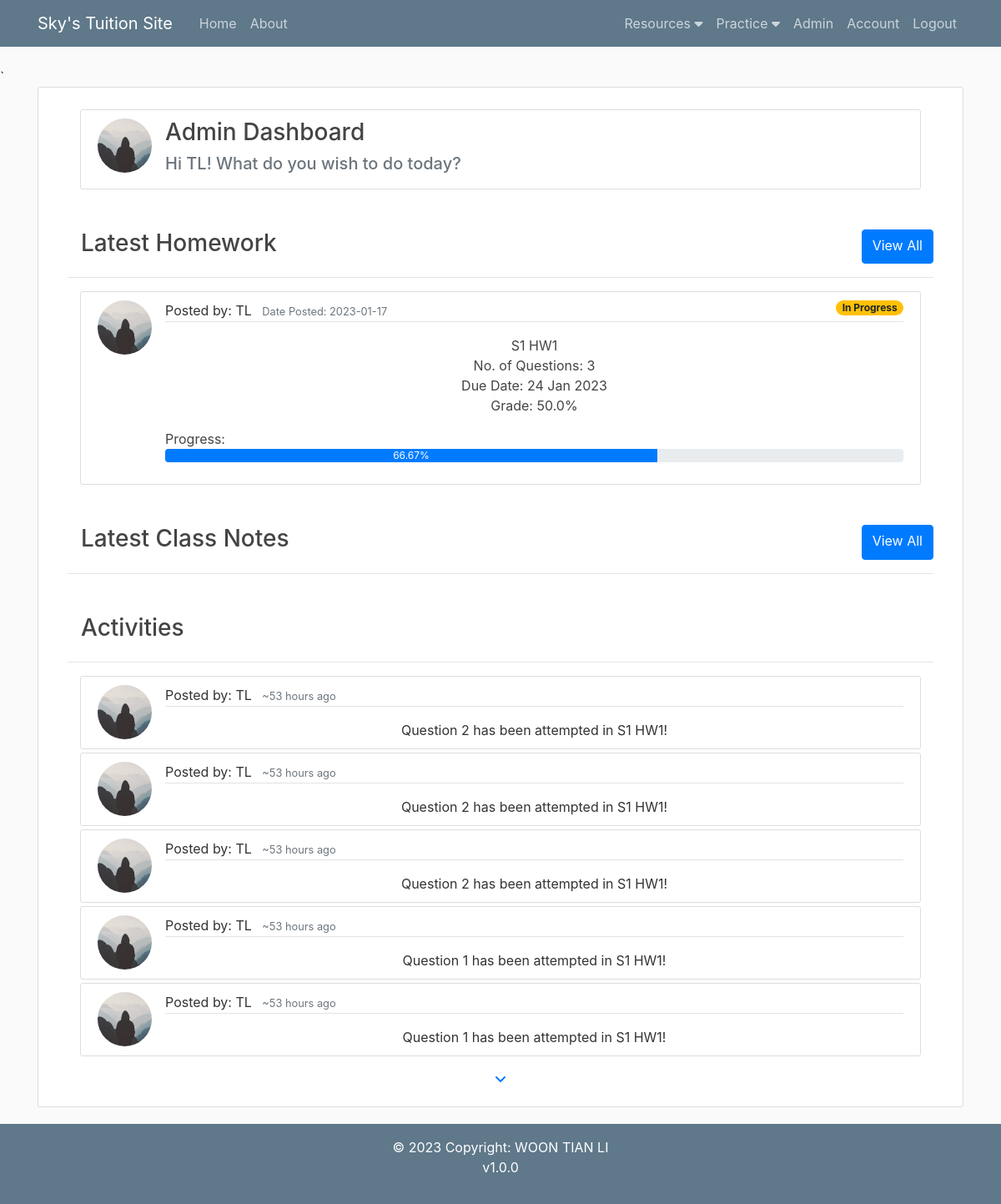
Screenshot of /home (signed in) with the database file from the repository.
### flaskblog/models.py (models this page shows, shortened)
class User(db.Model, UserMixin): #Creating user table in DB
    id = db.Column(db.Integer, primary_key = True) #ID defined as an integer and to be the primary key)
    username = db.Column(db.String(20), unique=True, nullable=False) #name to be a string, max 20 characters, must be unique, and required, cannot be null
    email = db.Column(db.String(120), unique=True, nullable=False)
    image_file = db.Column(db.String(20), nullable=False, default='default.jpg') #user image defaults to a default.jpg
    password = db.Column(db.String(60), nullable=False)
    account_type = db.Column(db.String(60), nullable=False)
    notes = db.relationship('Note', backref='author', lazy=True)
    homeworks = db.relationship('Homework', backref='author', lazy=True)
    activities = db.relationship('Activity', backref='author', lazy=True)
    changelogs = db.relationship('Changelog', backref='author', lazy=True)
    topics = db.Column(db.String(1000))
    topics_check = db.Column(db.String(1000))
    description1 = db.Column(db.String(1000))
    date1 = db.Column(db.Date)
    time1 = db.Column(db.Time)
    description2 = db.Column(db.String(1000))
    date2 = db.Column(db.Date)
    time2 = db.Column(db.Time)
    description3 = db.Column(db.String(1000))
    date3 = db.Column(db.Date)
    time3 = db.Column(db.Time)
    description4 = db.Column(db.String(1000))
    date4 = db.Column(db.Date)
    time4 = db.Column(db.Time)
    grade = db.Column(db.String(200))

class Homework(db.Model): #Creating homework table in DB
    id = db.Column(db.Integer, primary_key = True)
    title = db.Column(db.String(100), nullable=False)
    student_id = db.Column(db.Integer, nullable=False)
    deadline = db.Column(db.DateTime, nullable=False, default = datetime.now)
    date_posted = db.Column(db.DateTime, nullable=False, default = datetime.now)
    user_id = db.Column(db.Integer, db.ForeignKey('user.id'), nullable=False) #foreign key links to User table
    questions = db.relationship('Question', backref='hwk', lazy=True)
    workings = db.relationship('Working', backref='hwk', lazy=True)

class Activity(db.Model):
    id = db.Column(db.Integer, primary_key = True)
    description = db.Column(db.String(1000), nullable=False)
    student_id = db.Column(db.Integer, nullable=False)
    date_posted = db.Column(db.DateTime, nullable=False, default = datetime.now)
    user_id = db.Column(db.Integer, db.ForeignKey('user.id'), nullable=False) #foreign key links to User table

### flaskblog/main/routes.py (the view, shortened to what this page needs)
@main.route("/") #Routes are created bring our browers to different pages. "/" represents the root or home page
@main.route("/home") #Both routes bring to the same page
@login_required
def home():
    image_file = url_for('static', filename='profile_pics/' + current_user.image_file)
    if current_user.topics:
        topics = current_user.topics.split(',')
        checks = current_user.topics_check.split(',')
    else:
        topics = []
        checks = []
    if current_user.account_type == 'Admin':
        homework = Homework.query.order_by(Homework.date_posted.desc()).first()
        note = Note.query.order_by(Note.date_posted.desc()).first()
        activities = Activity.query.order_by(Activity.date_posted.desc()).all()
    if homework == None:
        homework = []
        id_arr = []
    else:
        id_arr = [homework.id]
    if note == None:
        note = []
    date_now = datetime.datetime.now()
    activities_date_arr=[]
    for activity in activities:
        activities_date_arr.append(round((date_now-activity.date_posted).total_seconds()/3600))
    pt_arr = []
    question_count_arr = []
    attempt_percentage_arr = []
    correct_percentage_arr = []
    for i in id_arr:
        question_count_arr.append(Question.query.filter_by(homework_id=i).count())
        pt_arr.append(Working.query.filter_by(homework_id=i, point=0).count())
        if Question.query.filter_by(homework_id=i).count() != 0:
            attempt_percentage_arr.append(round((Working.query.filter_by(homework_id=i).count()/Question.query.filter_by(homework_id=i).count())*100,2))
            total_parts = 0
            wrong_parts = 0
            for j in Question.query.filter_by(homework_id=i).all():
                temp = 0
                for k in j.qn_answer.split(';'):
                    if k != "":
                        total_parts += 1
                        temp += 1
                try:
                    (Working.query.filter_by(question_id=j.id).first()).point
                except:
                    wrong_parts += temp
            for j in Working.query.filter_by(homework_id=i).all():
                wrong_parts += j.point
            correct_percentage_arr.append(round(((total_parts-wrong_parts)/total_parts)*100,2))
        else:
            attempt_percentage_arr.append(0)
            correct_percentage_arr.append(0)
    df = pd.DataFrame({'id': id_arr, 'pt': pt_arr, 'count': question_count_arr, 'attempt_percentage': attempt_percentage_arr, 'correct_percentage': correct_percentage_arr})
    return render_template('home.html', image_file=image_file, homework=homework, note=note, activities=activities,
                           activities_date_arr=activities_date_arr,df=df, topics=topics, checks=checks)

### flaskblog/models.py (called while the page is built)
@login_manager.user_loader
def load_user(user_id):
    return User.query.get(int(user_id))

### flaskblog/templates/home.html (shortened to what this page needs)
{% extends "layout.html" %}
{% block content %}
    <div class="content-section text-center" style="min-height:50vh">
        <div class="container-fluid">
            <div class="row">
                <div class="col">
                    <div class="col w-100 my-3">
                        <article class="media content-section">
                            <img class="rounded-circle article-img" src="{{ url_for('static', filename='profile_pics/' + current_user.image_file) }}">
                            <div class="media-body">
                                <div class="text-left">
                                    <h3 class="">
                                        {% if current_user.account_type == 'Admin' %}
                                        Admin Dashboard
                                        {% else %}
                                        Student Dashboard
                                        {% endif %}
                                    </h3>
                                    <h5 class="align-self-center text-muted">Hi {{ current_user.username }}! What do you wish to do today?</h5>
                                </div>
                            </div>
                        </article>
                    </div>
                    <div class="d-flex justify-content-between mt-5">
                        <h3 class="text-left mx-3">Latest Homework</h3>
                        <a class="btn btn-primary" href="{{ url_for('homeworks.homework_all', student='ALL') }}">View All</a>
                    </div>
                    <hr>
                    {% if homework %}
                        <div class="col w-100 my-3">
                            <article class="media content-section">
                                <img class="rounded-circle article-img" src="{{ url_for('static', filename='profile_pics/' + homework.author.image_file) }}">
                                <div class="media-body">
                                    <div class="article-metadata text-left">
                                        <a class="mr-2">Posted by: {{ homework.author.username }}</a>
                                        <small class="text-muted">Date Posted: {{ homework.date_posted.strftime('%Y-%m-%d') }}</small>
                                        {% if df[df['id']==homework.id]['attempt_percentage'].tolist()[0] == 100 %}
                                            <medium><span class="badge badge-pill badge-success float-right">Completed </span></medium>
                                        {% elif df[df['id']==homework.id]['attempt_percentage'].tolist()[0] == 0 %}
                                            <medium><span class="badge badge-pill badge-danger float-right">New!</span></medium>
                                        {% else %}
                                            <medium><span class="badge badge-pill badge-warning float-right">In Progress </span></medium>
                                        {% endif %}
                                    </div>
                                    <a class="article-title" href="{{ url_for('homeworks.homework', homework_id=homework.id) }}">
                                        <div class="row mt-3">
                                            <div class="col-12">
                                                <ul class="list-unstyled">
                                                    <li class="text-center">{{ homework.title }}</li>
                                                    <li class="text-center">No. of Questions: {{ df[df['id']==homework.id]['count'].tolist()[0] }}</li>
                                                    <li class="text-center">Due Date: {{ homework.deadline.strftime("%d %b %Y") }}</li>
                                                    <li class="text-center">Grade: {{ df[df['id']==homework.id]['correct_percentage'].tolist()[0] }}%</li>
                                                    <li class="mt-3 mb-0 text-left">
                                                        <h7 class="text-left">Progress: </h7>
                                                        <div class="progress">
                                                            <div class="progress-bar" role="progressbar" aria-valuenow="75" aria-valuemin="0" aria-valuemax="100" style=
                                                            "width: {{ df[df['id']==homework.id]['attempt_percentage'].tolist()[0] }}%">{{ df[df['id']==homework.id]['attempt_percentage'].tolist()[0] }}%</div>
                                                        </div>
                                                    </li>
                                                </ul>
                                            </div>
                                        </div>
                                    </a>
                                </div>
                            </article>
                        </div>
                    {% endif %}
                    <div class="d-flex justify-content-between mt-5">
                        <h3 class="text-left mx-3">Latest Class Notes</h3>
                        <a class="btn btn-primary" href="{{ url_for('notes.notes_all', student='ALL') }}">View All</a>
                    </div>
                    <hr>
                    <div class="d-flex justify-content-between mt-5">
                        <h3 class="text-left mx-3">Activities</h3>
                    </div>
                    <hr>
                    {% if activities %}
                        <div class="col w-100">
                            {% for activity in activities[0:5] %}
                                <article class="media content-section my-1">
                                    <img class="rounded-circle article-img" src="{{ url_for('static', filename='profile_pics/' + activity.author.image_file) }}">
                                    <div class="media-body">
                                        <div class="article-metadata text-left">
                                            <a class="mr-2">Posted by: {{ activity.author.username }}</a>
                                            <small class="text-muted">~{{ activities_date_arr[loop.index-1] }} hours ago</small>
                                        </div>
                                        <div class="row mt-3">
                                            <div class="col-12">
                                                <div>{{ activity.description }}</div>
                                            </div>
                                        </div>
                                    </div>
                                </article>
                            {% endfor %}
                        </div>
                        <button class="btn btn-link my-1" type="button" data-toggle="collapse" data-target="#moreactivities" aria-expanded="false" aria-controls="collapseExample">
                            <i class="fa-solid fa-angle-down"></i></button>
                    {% endif %}
                </div>
            </div>
        </div>
    </div>
{% endblock content %}

### flaskblog/templates/layout.html (shortened to what this page needs)
<!DOCTYPE html>
<html>
<head>
    <link rel="stylesheet" href="https://maxcdn.bootstrapcdn.com/bootstrap/4.0.0/css/bootstrap.min.css">
    <link rel="stylesheet" type="text/css" href="{{ url_for('static', filename='main.css') }}">
    <link rel="stylesheet" href="https://use.fontawesome.com/releases/v5.8.1/css/all.css">
    <link rel="stylesheet" type="text/css" href="{{ url_for('static', filename='mathquill/mathquill.css') }}">`
</head>
<body onload="load_ans( '{{ temp_ans }}' )">
    <header class="site-header">
        <nav class="navbar navbar-expand-lg navbar-dark bg-steel fixed-top">
          <div class="container">
            <a class="navbar-brand mr-4" href="/">Sky's Tuition Site</a>
            <div class="collapse navbar-collapse" id="navbarToggle">
              <div class="navbar-nav mr-auto">
                <a class="nav-item nav-link" href="{{ url_for('main.home') }}">Home</a>
                <a class="nav-item nav-link" href="{{ url_for('main.about') }}">About</a>
              </div>
              <div class="navbar-nav">
                {% if current_user.is_authenticated %}
                  <div class="dropdown">
                    <a class="nav-item nav-link">Resources <i class="fas fa-caret-down"></i></a>
                  </div>
                  <div class="dropdown">
                    <a class="nav-item nav-link">Practice <i class="fas fa-caret-down"></i></a>
                  </div>
                  {% if current_user.account_type == 'Admin' %}
                  <a class="nav-item nav-link" href="{{ url_for('users.admin') }}">Admin</a>
                  {% endif %}
                  <a class="nav-item nav-link" href="{{ url_for('users.account') }}">Account</a>
                  <a class="nav-item nav-link" href="{{ url_for('users.logout') }}">Logout</a>
                {% else %}
                  <a class="nav-item nav-link" href="{{ url_for('users.login') }}">Login</a>
                  <a class="nav-item nav-link" href="{{ url_for('users.register') }}">Register</a>
                {% endif %}
              </div>
            </div>
          </div>
        </nav>
    </header>
    <main role="main" class="container">
        <div class="row">
          <div class="col-md-12">
            {% block content %}{% endblock %}
          </div>
        </div>
    </main>
  </body>
<footer class="bg-steel text-center text-white">
  <div class="text-center p-3">
    © 2023 Copyright:
    <a class="text-white" href="">WOON TIAN LI</a>
    <p>v1.0.0</p>
  </div>
</footer>
</html>

### flaskblog/static/main.css (style rules this page uses)
body { background: #fafafa; color: #333333; margin-top: 5rem; }
h1, h2, h3, h4, h5, h6 { color: #444444; }
.bg-steel { background-color: #5f788a; }
.site-header .navbar-nav .nav-link { color: #cbd5db; }
.content-section { background: #ffffff; padding: 10px 20px; border: 1px solid #dddddd; border-radius: 3px; margin-bottom: 20px; }
.article-title { color: #444444; }
.article-img { height: 65px; width: 65px; margin-right: 16px; }
.article-metadata { padding-bottom: 1px; margin-bottom: 4px; border-bottom: 1px solid #e3e3e3 }
.dropdown { position: relative; display: inline-block; }

### rows the page displays
User: image_file (placeholder picture), username "TL", author.username "TL"
Homework: date_posted "2023-01-17", title "S1 HW1", deadline "24 Jan 2023"
Activity: image_file (placeholder picture), author.username "TL", activities_date_arr "53", description "Question 2 has been attempted in S1 HW1!"
Activity: image_file (placeholder picture), author.username "TL", activities_date_arr "53", description "Question 2 has been attempted in S1 HW1!"
Activity: image_file (placeholder picture), author.username "TL", activities_date_arr "53", description "Question 2 has been attempted in S1 HW1!"
Activity: image_file (placeholder picture), author.username "TL", activities_date_arr "53", description "Question 1 has been attempted in S1 HW1!"
Activity: image_file (placeholder picture), author.username "TL", activities_date_arr "53", description "Question 1 has been attempted in S1 HW1!"

### other values shown
{{ df[df['id']==homework.id]['count'].tolist()[0] }} "3"
{{ df[df['id']==homework.id]['correct_percentage'].tolist()[0] }} "50.0"
{{ df[df['id']==homework.id]['attempt_percentage'].tolist()[0] }} "66.67"
